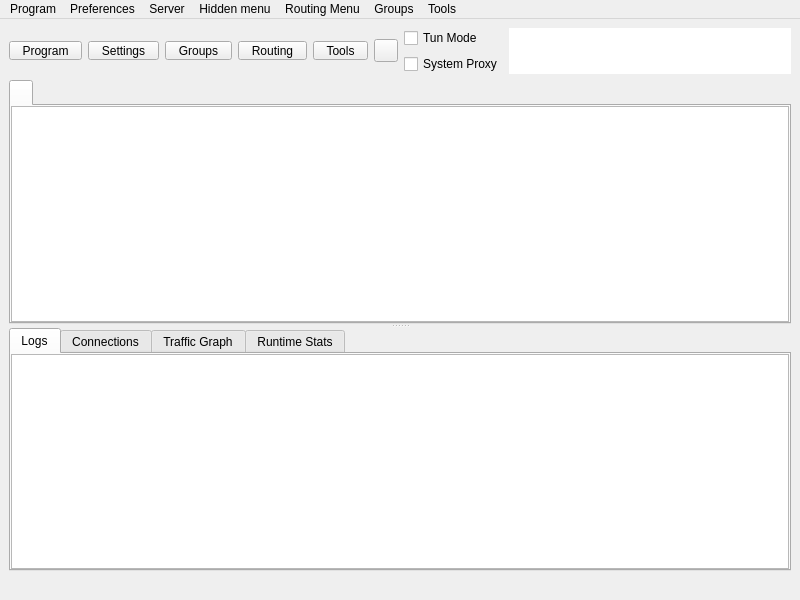
<?xml version="1.0" encoding="UTF-8"?>
<ui version="4.0">
 <class>MainWindow</class>
 <widget class="QMainWindow" name="MainWindow">
  <property name="geometry">
   <rect>
    <x>0</x>
    <y>0</y>
    <width>800</width>
    <height>600</height>
   </rect>
  </property>
  <property name="minimumSize">
   <size>
    <width>800</width>
    <height>600</height>
   </size>
  </property>
  <property name="windowTitle">
   <string notr="true">Throne</string>
  </property>
  <widget class="QWidget" name="centralwidget">
   <layout class="QVBoxLayout" name="verticalLayout_3" stretch="0,1,0">
    <item>
     <layout class="QHBoxLayout" name="horizontalLayout_2">
      <item>
       <widget class="QToolButton" name="toolButton_program">
        <property name="minimumSize">
         <size>
          <width>0</width>
          <height>0</height>
         </size>
        </property>
        <property name="styleSheet">
         <string notr="true">QToolButton {
    padding-left: 8px;
    padding-right: 8px;
}

/* The indicator shares the bottom row with the label (ToolButtonTextUnderIcon),
   so the widest button in any language is the tight one -- its text runs closest
   to the arrow. It fits because the drawn chevron only occupies the middle of
   its 16px subcontrol box, leaving ~14px clear at the button edge against the
   label's ~14.5px of slack. Don't pad the buttons to &quot;fix&quot; this: that widens
   all five for a gap only one of them ever needs (#1665). If a future
   translation looks cramped here, check that label first. */
QToolButton::menu-indicator {
    subcontrol-origin: border;
    subcontrol-position: bottom right;
    right: 2px;
    bottom: 3px;
}</string>
        </property>
        <property name="text">
         <string>Program</string>
        </property>
        <property name="icon">
         <iconset resource="../../res/Throne.qrc">
          <normaloff>:/icon/b-system-run.png</normaloff>:/icon/b-system-run.png</iconset>
        </property>
        <property name="iconSize">
         <size>
          <width>24</width>
          <height>24</height>
         </size>
        </property>
        <property name="popupMode">
         <enum>QToolButton::ToolButtonPopupMode::InstantPopup</enum>
        </property>
        <property name="toolButtonStyle">
         <enum>Qt::ToolButtonStyle::ToolButtonTextUnderIcon</enum>
        </property>
       </widget>
      </item>
      <item>
       <widget class="QToolButton" name="toolButton_preferences">
        <property name="minimumSize">
         <size>
          <width>0</width>
          <height>0</height>
         </size>
        </property>
        <property name="styleSheet">
         <string notr="true">QToolButton {
    padding-left: 8px;
    padding-right: 8px;
}

/* The indicator shares the bottom row with the label (ToolButtonTextUnderIcon),
   so the widest button in any language is the tight one -- its text runs closest
   to the arrow. It fits because the drawn chevron only occupies the middle of
   its 16px subcontrol box, leaving ~14px clear at the button edge against the
   label's ~14.5px of slack. Don't pad the buttons to &quot;fix&quot; this: that widens
   all five for a gap only one of them ever needs (#1665). If a future
   translation looks cramped here, check that label first. */
QToolButton::menu-indicator {
    subcontrol-origin: border;
    subcontrol-position: bottom right;
    right: 2px;
    bottom: 3px;
}</string>
        </property>
        <property name="text">
         <string>Settings</string>
        </property>
        <property name="icon">
         <iconset resource="../../res/Throne.qrc">
          <normaloff>:/icon/b-preferences.png</normaloff>:/icon/b-preferences.png</iconset>
        </property>
        <property name="iconSize">
         <size>
          <width>24</width>
          <height>24</height>
         </size>
        </property>
        <property name="popupMode">
         <enum>QToolButton::ToolButtonPopupMode::InstantPopup</enum>
        </property>
        <property name="toolButtonStyle">
         <enum>Qt::ToolButtonStyle::ToolButtonTextUnderIcon</enum>
        </property>
       </widget>
      </item>
      <item>
       <widget class="QToolButton" name="toolButton_testing">
        <property name="minimumSize">
         <size>
          <width>0</width>
          <height>0</height>
         </size>
        </property>
        <property name="styleSheet">
         <string notr="true">QToolButton {
    padding-left: 8px;
    padding-right: 8px;
}

/* The indicator shares the bottom row with the label (ToolButtonTextUnderIcon),
   so the widest button in any language is the tight one -- its text runs closest
   to the arrow. It fits because the drawn chevron only occupies the middle of
   its 16px subcontrol box, leaving ~14px clear at the button edge against the
   label's ~14.5px of slack. Don't pad the buttons to &quot;fix&quot; this: that widens
   all five for a gap only one of them ever needs (#1665). If a future
   translation looks cramped here, check that label first. */
QToolButton::menu-indicator {
    subcontrol-origin: border;
    subcontrol-position: bottom right;
    right: 2px;
    bottom: 3px;
}</string>
        </property>
        <property name="text">
         <string>Groups</string>
        </property>
        <property name="icon">
         <iconset resource="../../res/Throne.qrc">
          <normaloff>:/icon/b-testing-button.png</normaloff>:/icon/b-testing-button.png</iconset>
        </property>
        <property name="iconSize">
         <size>
          <width>24</width>
          <height>24</height>
         </size>
        </property>
        <property name="popupMode">
         <enum>QToolButton::ToolButtonPopupMode::InstantPopup</enum>
        </property>
        <property name="toolButtonStyle">
         <enum>Qt::ToolButtonStyle::ToolButtonTextUnderIcon</enum>
        </property>
       </widget>
      </item>
      <item>
       <widget class="QToolButton" name="toolButton_routing">
        <property name="minimumSize">
         <size>
          <width>0</width>
          <height>0</height>
         </size>
        </property>
        <property name="styleSheet">
         <string notr="true">QToolButton {
    padding-left: 8px;
    padding-right: 8px;
}

/* The indicator shares the bottom row with the label (ToolButtonTextUnderIcon),
   so the widest button in any language is the tight one -- its text runs closest
   to the arrow. It fits because the drawn chevron only occupies the middle of
   its 16px subcontrol box, leaving ~14px clear at the button edge against the
   label's ~14.5px of slack. Don't pad the buttons to &quot;fix&quot; this: that widens
   all five for a gap only one of them ever needs (#1665). If a future
   translation looks cramped here, check that label first. */
QToolButton::menu-indicator {
    subcontrol-origin: border;
    subcontrol-position: bottom right;
    right: 2px;
    bottom: 3px;
}</string>
        </property>
        <property name="text">
         <string>Routing</string>
        </property>
        <property name="icon">
         <iconset resource="../../res/Throne.qrc">
          <normaloff>:/icon/b-network-routing.png</normaloff>:/icon/b-network-routing.png</iconset>
        </property>
        <property name="iconSize">
         <size>
          <width>24</width>
          <height>24</height>
         </size>
        </property>
        <property name="popupMode">
         <enum>QToolButton::ToolButtonPopupMode::InstantPopup</enum>
        </property>
        <property name="toolButtonStyle">
         <enum>Qt::ToolButtonStyle::ToolButtonTextUnderIcon</enum>
        </property>
       </widget>
      </item>
      <item>
       <widget class="QToolButton" name="toolButton_tools">
        <property name="minimumSize">
         <size>
          <width>0</width>
          <height>0</height>
         </size>
        </property>
        <property name="styleSheet">
         <string notr="true">QToolButton {
    padding-left: 8px;
    padding-right: 8px;
}

/* The indicator shares the bottom row with the label (ToolButtonTextUnderIcon),
   so the widest button in any language is the tight one -- its text runs closest
   to the arrow. It fits because the drawn chevron only occupies the middle of
   its 16px subcontrol box, leaving ~14px clear at the button edge against the
   label's ~14.5px of slack. Don't pad the buttons to &quot;fix&quot; this: that widens
   all five for a gap only one of them ever needs (#1665). If a future
   translation looks cramped here, check that label first. */
QToolButton::menu-indicator {
    subcontrol-origin: border;
    subcontrol-position: bottom right;
    right: 2px;
    bottom: 3px;
}</string>
        </property>
        <property name="text">
         <string>Tools</string>
        </property>
        <property name="icon">
         <iconset resource="../../res/Throne.qrc">
          <normaloff>:/icon/b-tools-button.png</normaloff>:/icon/b-tools-button.png</iconset>
        </property>
        <property name="iconSize">
         <size>
          <width>24</width>
          <height>24</height>
         </size>
        </property>
        <property name="popupMode">
         <enum>QToolButton::ToolButtonPopupMode::InstantPopup</enum>
        </property>
        <property name="toolButtonStyle">
         <enum>Qt::ToolButtonStyle::ToolButtonTextUnderIcon</enum>
        </property>
       </widget>
      </item>
      <item>
       <widget class="StartStopButton" name="toolButton_startstop">
        <property name="focusPolicy">
         <enum>Qt::FocusPolicy::NoFocus</enum>
        </property>
        <property name="text">
         <string/>
        </property>
       </widget>
      </item>
      <item>
       <layout class="QVBoxLayout" name="verticalLayout_4">
        <item>
         <spacer name="verticalSpacer_modes_top">
          <property name="orientation">
           <enum>Qt::Orientation::Vertical</enum>
          </property>
          <property name="sizeHint" stdset="0">
           <size>
            <width>0</width>
            <height>0</height>
           </size>
          </property>
         </spacer>
        </item>
        <item>
         <widget class="QCheckBox" name="checkBox_VPN">
          <property name="sizePolicy">
           <sizepolicy hsizetype="Minimum" vsizetype="Minimum">
            <horstretch>0</horstretch>
            <verstretch>0</verstretch>
           </sizepolicy>
          </property>
          <property name="text">
           <string>Tun Mode</string>
          </property>
         </widget>
        </item>
        <item>
         <widget class="QCheckBox" name="checkBox_SystemProxy">
          <property name="text">
           <string>System Proxy</string>
          </property>
         </widget>
        </item>
        <item>
         <spacer name="verticalSpacer_modes_bottom">
          <property name="orientation">
           <enum>Qt::Orientation::Vertical</enum>
          </property>
          <property name="sizeHint" stdset="0">
           <size>
            <width>0</width>
            <height>0</height>
           </size>
          </property>
         </spacer>
        </item>
       </layout>
      </item>
      <item>
       <widget class="QTextBrowser" name="data_view">
        <property name="enabled">
         <bool>true</bool>
        </property>
        <property name="sizePolicy">
         <sizepolicy hsizetype="Expanding" vsizetype="Ignored">
          <horstretch>0</horstretch>
          <verstretch>0</verstretch>
         </sizepolicy>
        </property>
        <property name="minimumSize">
         <size>
          <width>0</width>
          <height>0</height>
         </size>
        </property>
        <property name="mouseTracking">
         <bool>false</bool>
        </property>
        <property name="focusPolicy">
         <enum>Qt::FocusPolicy::NoFocus</enum>
        </property>
        <property name="contextMenuPolicy">
         <enum>Qt::ContextMenuPolicy::NoContextMenu</enum>
        </property>
        <property name="acceptDrops">
         <bool>false</bool>
        </property>
        <property name="frameShape">
         <enum>QFrame::Shape::NoFrame</enum>
        </property>
        <property name="frameShadow">
         <enum>QFrame::Shadow::Sunken</enum>
        </property>
        <property name="verticalScrollBarPolicy">
         <enum>Qt::ScrollBarPolicy::ScrollBarAlwaysOff</enum>
        </property>
        <property name="horizontalScrollBarPolicy">
         <enum>Qt::ScrollBarPolicy::ScrollBarAlwaysOff</enum>
        </property>
        <property name="textInteractionFlags">
         <set>Qt::TextInteractionFlag::LinksAccessibleByKeyboard|Qt::TextInteractionFlag::LinksAccessibleByMouse</set>
        </property>
       </widget>
      </item>
     </layout>
    </item>
    <item>
     <widget class="QSplitter" name="splitter">
      <property name="orientation">
       <enum>Qt::Orientation::Vertical</enum>
      </property>
      <widget class="QTabWidget" name="tabWidget">
       <property name="currentIndex">
        <number>0</number>
       </property>
       <property name="documentMode">
        <bool>false</bool>
       </property>
       <property name="movable">
        <bool>true</bool>
       </property>
       <widget class="QWidget" name="widget1">
        <attribute name="title">
         <string/>
        </attribute>
        <layout class="QVBoxLayout" name="verticalLayout_tab1">
         <property name="leftMargin">
          <number>0</number>
         </property>
         <property name="topMargin">
          <number>0</number>
         </property>
         <property name="rightMargin">
          <number>0</number>
         </property>
         <property name="bottomMargin">
          <number>0</number>
         </property>
         <property name="spacing">
          <number>0</number>
         </property>
         <item>
          <widget class="ProfilesTableView" name="profilesTableView">
           <property name="contextMenuPolicy">
            <enum>Qt::ContextMenuPolicy::CustomContextMenu</enum>
           </property>
           <property name="editTriggers">
            <set>QAbstractItemView::EditTrigger::NoEditTriggers</set>
           </property>
           <property name="alternatingRowColors">
            <bool>true</bool>
           </property>
           <property name="selectionBehavior">
            <enum>QAbstractItemView::SelectionBehavior::SelectRows</enum>
           </property>
           <property name="horizontalScrollMode">
            <enum>QAbstractItemView::ScrollMode::ScrollPerPixel</enum>
           </property>
           <property name="wordWrap">
            <bool>false</bool>
           </property>
           <attribute name="horizontalHeaderMinimumSectionSize">
            <number>16</number>
           </attribute>
           <attribute name="horizontalHeaderHighlightSections">
            <bool>false</bool>
           </attribute>
           <attribute name="horizontalHeaderShowSortIndicator" stdset="0">
            <bool>false</bool>
           </attribute>
           <attribute name="verticalHeaderDefaultSectionSize">
            <number>30</number>
           </attribute>
          </widget>
         </item>
        </layout>
       </widget>
      </widget>
      <widget class="QWidget" name="aaaaaaaaaaaaaaaaaa">
       <layout class="QVBoxLayout" name="aaaaaaaaaaaa" stretch="0">
        <item>
         <widget class="QWidget" name="down_tab" native="true">
          <layout class="QVBoxLayout" name="verticalLayout">
           <property name="spacing">
            <number>0</number>
           </property>
           <property name="leftMargin">
            <number>0</number>
           </property>
           <property name="topMargin">
            <number>0</number>
           </property>
           <property name="rightMargin">
            <number>0</number>
           </property>
           <property name="bottomMargin">
            <number>0</number>
           </property>
           <item>
            <widget class="QTabWidget" name="stats_widget">
             <property name="autoFillBackground">
              <bool>true</bool>
             </property>
             <property name="tabPosition">
              <enum>QTabWidget::TabPosition::North</enum>
             </property>
             <property name="tabShape">
              <enum>QTabWidget::TabShape::Rounded</enum>
             </property>
             <property name="currentIndex">
              <number>0</number>
             </property>
             <property name="elideMode">
              <enum>Qt::TextElideMode::ElideNone</enum>
             </property>
             <property name="usesScrollButtons">
              <bool>true</bool>
             </property>
             <property name="documentMode">
              <bool>false</bool>
             </property>
             <property name="tabsClosable">
              <bool>false</bool>
             </property>
             <property name="movable">
              <bool>true</bool>
             </property>
             <property name="tabBarAutoHide">
              <bool>false</bool>
             </property>
             <widget class="QWidget" name="Logs">
              <property name="enabled">
               <bool>true</bool>
              </property>
              <attribute name="title">
               <string>Logs</string>
              </attribute>
              <layout class="QHBoxLayout" name="horizontalLayout_3" stretch="0">
               <property name="spacing">
                <number>0</number>
               </property>
               <property name="sizeConstraint">
                <enum>QLayout::SizeConstraint::SetDefaultConstraint</enum>
               </property>
               <property name="leftMargin">
                <number>0</number>
               </property>
               <property name="topMargin">
                <number>0</number>
               </property>
               <property name="rightMargin">
                <number>0</number>
               </property>
               <property name="bottomMargin">
                <number>0</number>
               </property>
               <item>
                <widget class="QTextBrowser" name="masterLogBrowser">
                 <property name="contextMenuPolicy">
                  <enum>Qt::ContextMenuPolicy::CustomContextMenu</enum>
                 </property>
                 <property name="openLinks">
                  <bool>false</bool>
                 </property>
                </widget>
               </item>
              </layout>
             </widget>
             <widget class="QWidget" name="connections_tab">
              <attribute name="title">
               <string>Connections</string>
              </attribute>
              <layout class="QHBoxLayout" name="horizontalLayout_4">
               <property name="spacing">
                <number>0</number>
               </property>
               <property name="sizeConstraint">
                <enum>QLayout::SizeConstraint::SetDefaultConstraint</enum>
               </property>
               <property name="leftMargin">
                <number>0</number>
               </property>
               <property name="topMargin">
                <number>0</number>
               </property>
               <property name="rightMargin">
                <number>0</number>
               </property>
               <property name="bottomMargin">
                <number>0</number>
               </property>
               <item>
                <widget class="QTreeView" name="connections">
                 <property name="autoFillBackground">
                  <bool>false</bool>
                 </property>
                </widget>
               </item>
              </layout>
             </widget>
             <widget class="QWidget" name="graph_tab">
              <attribute name="title">
               <string>Traffic Graph</string>
              </attribute>
              <layout class="QHBoxLayout" name="horizontalLayout_6">
               <property name="spacing">
                <number>0</number>
               </property>
               <property name="sizeConstraint">
                <enum>QLayout::SizeConstraint::SetDefaultConstraint</enum>
               </property>
               <property name="leftMargin">
                <number>0</number>
               </property>
               <property name="topMargin">
                <number>0</number>
               </property>
               <property name="rightMargin">
                <number>0</number>
               </property>
               <property name="bottomMargin">
                <number>0</number>
               </property>
              </layout>
             </widget>
             <widget class="QWidget" name="runtime_tab">
              <attribute name="title">
               <string>Runtime Stats</string>
              </attribute>
              <layout class="QHBoxLayout" name="horizontalLayout_7">
               <property name="spacing">
                <number>0</number>
               </property>
               <property name="sizeConstraint">
                <enum>QLayout::SizeConstraint::SetDefaultConstraint</enum>
               </property>
               <property name="leftMargin">
                <number>0</number>
               </property>
               <property name="topMargin">
                <number>0</number>
               </property>
               <property name="rightMargin">
                <number>0</number>
               </property>
               <property name="bottomMargin">
                <number>0</number>
               </property>
              </layout>
             </widget>
            </widget>
           </item>
          </layout>
         </widget>
        </item>
       </layout>
      </widget>
     </widget>
    </item>
    <item>
     <layout class="QHBoxLayout" name="horizontalLayout">
      <item>
       <widget class="QLabel" name="label_running">
        <property name="text">
         <string/>
        </property>
       </widget>
      </item>
      <item>
       <widget class="QLabel" name="label_inbound">
        <property name="text">
         <string/>
        </property>
        <property name="alignment">
         <set>Qt::AlignmentFlag::AlignLeading|Qt::AlignmentFlag::AlignLeft|Qt::AlignmentFlag::AlignVCenter</set>
        </property>
       </widget>
      </item>
      <item>
       <widget class="QLabel" name="label_speed">
        <property name="text">
         <string/>
        </property>
        <property name="alignment">
         <set>Qt::AlignmentFlag::AlignLeading|Qt::AlignmentFlag::AlignLeft|Qt::AlignmentFlag::AlignVCenter</set>
        </property>
       </widget>
      </item>
     </layout>
    </item>
   </layout>
  </widget>
  <widget class="QMenuBar" name="menubar">
   <property name="geometry">
    <rect>
     <x>0</x>
     <y>0</y>
     <width>800</width>
     <height>25</height>
    </rect>
   </property>
   <widget class="QMenu" name="menu_program">
    <property name="title">
     <string>Program</string>
    </property>
    <addaction name="actionHide_window"/>
    <addaction name="separator"/>
    <addaction name="menu_add_from_input"/>
    <addaction name="menu_add_from_clipboard"/>
    <addaction name="actionAdd_profile_from_File"/>
    <addaction name="menu_scan_qr"/>
    <addaction name="separator"/>
    <addaction name="actionStart_with_system"/>
    <addaction name="actionRemember_last_proxy"/>
    <addaction name="actionAllow_LAN"/>
    <addaction name="separator"/>
    <addaction name="actionRestart_Proxy"/>
    <addaction name="actionRestart_Program"/>
    <addaction name="menu_exit"/>
   </widget>
   <widget class="QMenu" name="menu_preferences">
    <property name="title">
     <string>Preferences</string>
    </property>
    <addaction name="menu_basic_settings"/>
    <addaction name="menu_routing_settings"/>
    <addaction name="menu_vpn_settings"/>
    <addaction name="menu_preset_settings"/>
    <addaction name="menu_hotkey_settings"/>
    <addaction name="menu_open_config_folder"/>
   </widget>
   <widget class="QMenu" name="menu_server">
    <property name="title">
     <string>Server</string>
    </property>
    <widget class="QMenu" name="menu_share_item">
     <property name="title">
      <string>Share</string>
     </property>
     <addaction name="menu_qr"/>
     <addaction name="menu_export_config"/>
     <addaction name="actionExport_Xray_config"/>
     <addaction name="separator"/>
     <addaction name="menu_copy_links"/>
     <addaction name="menu_copy_links_nkr"/>
     <addaction name="actionCopy_Test_Result"/>
    </widget>
    <addaction name="menu_add_from_input"/>
    <addaction name="menu_add_from_clipboard"/>
    <addaction name="actionAdd_profile_from_File"/>
    <addaction name="menu_scan_qr"/>
    <addaction name="separator"/>
    <addaction name="menu_start"/>
    <addaction name="menu_stop"/>
    <addaction name="menu_share_item"/>
    <addaction name="menu_delete"/>
    <addaction name="separator"/>
    <addaction name="menu_select_all"/>
    <addaction name="menu_clone"/>
    <addaction name="separator"/>
    <addaction name="actionUrl_Test_Selected"/>
    <addaction name="actionSpeedtest_Selected"/>
    <addaction name="actionResolve_Selected_Out_IP"/>
    <addaction name="menu_resolve_selected"/>
    <addaction name="actionClear_Test_Result"/>
    <addaction name="menu_reset_traffic"/>
   </widget>
   <widget class="QMenu" name="menuHidden_menu">
    <property name="title">
     <string>Hidden menu</string>
    </property>
    <widget class="QMenu" name="menu_spmode">
     <property name="title">
      <string>Operation Mode</string>
     </property>
     <addaction name="menu_spmode_system_proxy"/>
     <addaction name="menu_spmode_vpn"/>
    </widget>
    <addaction name="menu_update_subscription"/>
    <addaction name="menu_resolve_domain"/>
    <addaction name="menu_remove_invalid"/>
    <addaction name="actionUrl_Test_Group"/>
    <addaction name="menu_remove_unavailable"/>
    <addaction name="menu_clear_test_result"/>
    <addaction name="menu_delete_repeat"/>
    <addaction name="actionSpeedtest_Group"/>
    <addaction name="actionResolve_Out_IP"/>
    <addaction name="actionRefresh_Column_Widths"/>
    <addaction name="menu_spmode"/>
   </widget>
   <widget class="QMenu" name="menuRouting_Menu">
    <property name="title">
     <string>Routing Menu</string>
    </property>
   </widget>
   <widget class="QMenu" name="menuTools">
    <property name="title">
     <string>Tools</string>
    </property>
    <addaction name="actionAuto_Selector"/>
    <addaction name="menu_open_dashboard"/>
    <addaction name="actionSpeedtest_Current"/>
    <addaction name="separator"/>
    <addaction name="menu_otp_manager"/>
    <addaction name="menu_scanner"/>
    <addaction name="separator"/>
    <addaction name="actionTraffic_Stats"/>
    <addaction name="actionCheck_For_Update"/>
   </widget>
   <widget class="QMenu" name="menuTesting">
    <property name="title">
     <string>Groups</string>
    </property>
    <widget class="QMenu" name="menu_clean_up">
     <property name="title">
      <string>Clean up</string>
     </property>
     <addaction name="menu_delete_repeat"/>
     <addaction name="menu_remove_unavailable"/>
     <addaction name="menu_remove_invalid"/>
     <addaction name="menu_remove_insecure"/>
    </widget>
    <addaction name="menu_manage_groups"/>
    <addaction name="actionAdd_New_Group"/>
    <addaction name="actionEdit_Group"/>
    <addaction name="actionDelete_Group"/>
    <addaction name="separator"/>
    <addaction name="actionUrl_Test_Group"/>
    <addaction name="actionSpeedtest_Group"/>
    <addaction name="actionResolve_Out_IP"/>
    <addaction name="menu_resolve_domain"/>
    <addaction name="menu_clear_test_result"/>
    <addaction name="separator"/>
    <addaction name="menu_update_subscription"/>
    <addaction name="actionUpdate_All_Subscriptions"/>
    <addaction name="menu_clean_up"/>
    <addaction name="separator"/>
   </widget>
   <addaction name="menu_program"/>
   <addaction name="menu_preferences"/>
   <addaction name="menu_server"/>
   <addaction name="menuHidden_menu"/>
   <addaction name="menuRouting_Menu"/>
   <addaction name="menuTesting"/>
   <addaction name="menuTools"/>
  </widget>
  <action name="menu_exit">
   <property name="text">
    <string>Exit</string>
   </property>
  </action>
  <action name="actionShow_window">
   <property name="text">
    <string>Show Window</string>
   </property>
  </action>
  <action name="menu_basic_settings">
   <property name="text">
    <string>Basic Settings</string>
   </property>
  </action>
  <action name="menu_add_from_input">
   <property name="text">
    <string>New profile</string>
   </property>
   <property name="shortcut">
    <string notr="true">Ctrl+N</string>
   </property>
  </action>
  <action name="menu_manage_groups">
   <property name="text">
    <string>Manage Groups</string>
   </property>
  </action>
  <action name="menu_start">
   <property name="text">
    <string>Start</string>
   </property>
   <property name="shortcut">
    <string notr="true">Return</string>
   </property>
  </action>
  <action name="menu_stop">
   <property name="text">
    <string>Stop</string>
   </property>
   <property name="shortcut">
    <string notr="true">Ctrl+S</string>
   </property>
  </action>
  <action name="menu_routing_settings">
   <property name="text">
    <string>Routing Settings</string>
   </property>
  </action>
  <action name="menu_add_from_clipboard">
   <property name="text">
    <string>Add profile from clipboard</string>
   </property>
   <property name="shortcut">
    <string notr="true">Ctrl+V</string>
   </property>
  </action>
  <action name="menu_delete">
   <property name="text">
    <string>Delete</string>
   </property>
   <property name="shortcut">
    <string notr="true">Del</string>
   </property>
  </action>
  <action name="menu_profile_debug_info">
   <property name="text">
    <string>Debug Info</string>
   </property>
  </action>
  <action name="menu_qr">
   <property name="text">
    <string>QR Code and link</string>
   </property>
  </action>
  <action name="menu_copy_link">
   <property name="text">
    <string>Copy Link</string>
   </property>
  </action>
  <action name="menu_tcp_ping">
   <property name="text">
    <string notr="true">Tcp Ping</string>
   </property>
   <property name="shortcut">
    <string notr="true">Ctrl+Shift+T</string>
   </property>
  </action>
  <action name="menu_url_test">
   <property name="text">
    <string notr="true">Url Test</string>
   </property>
   <property name="shortcut">
    <string notr="true">Ctrl+Shift+U</string>
   </property>
  </action>
  <action name="menu_clear_test_result">
   <property name="text">
    <string>Clear Group test result</string>
   </property>
   <property name="shortcut">
    <string notr="true">Ctrl+Shift+C</string>
   </property>
  </action>
  <action name="menu_export_config">
   <property name="text">
    <string>Export Sing-box config</string>
   </property>
   <property name="shortcut">
    <string notr="true">Ctrl+E</string>
   </property>
  </action>
  <action name="menu_reset_traffic">
   <property name="text">
    <string>Reset Traffic</string>
   </property>
   <property name="shortcut">
    <string notr="true">Ctrl+R</string>
   </property>
  </action>
  <action name="menu_scan_qr">
   <property name="text">
    <string>Scan QR Code</string>
   </property>
   <property name="shortcut">
    <string notr="true">Ctrl+Shift+Q</string>
   </property>
  </action>
  <action name="menu_spmode_system_proxy">
   <property name="checkable">
    <bool>true</bool>
   </property>
   <property name="text">
    <string>System Proxy</string>
   </property>
  </action>
  <action name="menu_spmode_disabled">
   <property name="checkable">
    <bool>true</bool>
   </property>
   <property name="text">
    <string>Disable</string>
   </property>
  </action>
  <action name="menu_delete_repeat">
   <property name="text">
    <string>Remove Duplicates</string>
   </property>
   <property name="shortcut">
    <string notr="true">Ctrl+Shift+D</string>
   </property>
  </action>
  <action name="actionfake">
   <property name="text">
    <string>fake</string>
   </property>
   <property name="visible">
    <bool>false</bool>
   </property>
  </action>
  <action name="menu_move">
   <property name="text">
    <string>Move</string>
   </property>
   <property name="shortcut">
    <string notr="true">Ctrl+M</string>
   </property>
  </action>
  <action name="actionStart_with_system">
   <property name="checkable">
    <bool>true</bool>
   </property>
   <property name="text">
    <string>Start with system</string>
   </property>
  </action>
  <action name="actionRemember_last_proxy">
   <property name="checkable">
    <bool>true</bool>
   </property>
   <property name="text">
    <string>Remember last profile</string>
   </property>
  </action>
  <action name="actionAllow_LAN">
   <property name="checkable">
    <bool>true</bool>
   </property>
   <property name="text">
    <string>Allow other devices to connect</string>
   </property>
  </action>
  <action name="menu_remove_unavailable">
   <property name="text">
    <string>Remove Unavailable</string>
   </property>
   <property name="shortcut">
    <string notr="true">Ctrl+Shift+R</string>
   </property>
  </action>
  <action name="menu_full_test">
   <property name="text">
    <string>Full Test</string>
   </property>
   <property name="shortcut">
    <string notr="true">Ctrl+Shift+F</string>
   </property>
  </action>
  <action name="menu_hotkey_settings">
   <property name="text">
    <string>Hotkey Settings</string>
   </property>
  </action>
  <action name="menu_select_all">
   <property name="text">
    <string>Select All</string>
   </property>
   <property name="shortcut">
    <string notr="true">Ctrl+A</string>
   </property>
  </action>
  <action name="menu_copy_links_nkr">
   <property name="text">
    <string>Copy links of selected (Deep Links)</string>
   </property>
   <property name="shortcut">
    <string notr="true">Ctrl+Alt+C</string>
   </property>
  </action>
  <action name="actionfake_2">
   <property name="text">
    <string>fake</string>
   </property>
   <property name="visible">
    <bool>false</bool>
   </property>
  </action>
  <action name="actionfake_3">
   <property name="text">
    <string>fake</string>
   </property>
   <property name="visible">
    <bool>false</bool>
   </property>
  </action>
  <action name="menu_copy_links">
   <property name="text">
    <string>Copy links of selected</string>
   </property>
   <property name="shortcut">
    <string notr="true">Ctrl+C</string>
   </property>
  </action>
  <action name="menu_spmode_vpn">
   <property name="checkable">
    <bool>true</bool>
   </property>
   <property name="text">
    <string>Tun Mode</string>
   </property>
  </action>
  <action name="menu_clone">
   <property name="text">
    <string>Clone</string>
   </property>
   <property name="shortcut">
    <string notr="true">Ctrl+D</string>
   </property>
  </action>
  <action name="menu_update_subscription">
   <property name="text">
    <string>Update subscription</string>
   </property>
   <property name="shortcut">
    <string notr="true">Ctrl+U</string>
   </property>
   <property name="visible">
    <bool>true</bool>
   </property>
  </action>
  <action name="menu_resolve_domain">
   <property name="text">
    <string>Resolve Domain for group</string>
   </property>
   <property name="shortcut">
    <string notr="true">Ctrl+Shift+I</string>
   </property>
  </action>
  <action name="menu_vpn_settings">
   <property name="text">
    <string>Tun Settings</string>
   </property>
  </action>
  <action name="menu_preset_settings">
   <property name="text">
    <string>Preset Settings</string>
   </property>
  </action>
  <action name="menu_otp_manager">
   <property name="text">
    <string>OTP Manager</string>
   </property>
  </action>
  <action name="menu_scanner">
   <property name="text">
    <string>IP Scanner</string>
   </property>
  </action>
  <action name="actionRestart_Program">
   <property name="text">
    <string>Restart Program</string>
   </property>
  </action>
  <action name="menu_open_config_folder">
   <property name="text">
    <string>Open Config Folder</string>
   </property>
  </action>
  <action name="menu_open_dashboard">
   <property name="text">
    <string>Open Web dashboard</string>
   </property>
  </action>
  <action name="actionfake_4">
   <property name="text">
    <string notr="true">fake</string>
   </property>
   <property name="visible">
    <bool>false</bool>
   </property>
  </action>
  <action name="actionfake_5">
   <property name="text">
    <string notr="true">fake</string>
   </property>
   <property name="visible">
    <bool>false</bool>
   </property>
  </action>
  <action name="actionRestart_Proxy">
   <property name="text">
    <string>Restart Core</string>
   </property>
  </action>
  <action name="menu_stop_testing">
   <property name="text">
    <string>Stop Testing</string>
   </property>
   <property name="shortcut">
    <string notr="true">Ctrl+.</string>
   </property>
  </action>
  <action name="actionUrl_Test_Selected">
   <property name="text">
    <string>Url Test Selected</string>
   </property>
   <property name="shortcut">
    <string notr="true">Ctrl+Shift+S</string>
   </property>
   <property name="visible">
    <bool>true</bool>
   </property>
  </action>
  <action name="actionUrl_Test_Group">
   <property name="enabled">
    <bool>true</bool>
   </property>
   <property name="text">
    <string>Url Test Group</string>
   </property>
   <property name="shortcut">
    <string notr="true">Ctrl+Shift+G</string>
   </property>
   <property name="visible">
    <bool>true</bool>
   </property>
  </action>
  <action name="menu_resolve_selected">
   <property name="text">
    <string>Resolve Selected Domain</string>
   </property>
   <property name="visible">
    <bool>true</bool>
   </property>
  </action>
  <action name="menu_remove_invalid">
   <property name="text">
    <string>Remove Invalid</string>
   </property>
   <property name="shortcut">
    <string notr="true">Ctrl+Alt+I</string>
   </property>
   <property name="menuRole">
    <enum>QAction::MenuRole::TextHeuristicRole</enum>
   </property>
  </action>
  <action name="menu_remove_insecure">
   <property name="text">
    <string>Remove Insecure Configs</string>
   </property>
   <property name="menuRole">
    <enum>QAction::MenuRole::TextHeuristicRole</enum>
   </property>
  </action>
  <action name="menu_open_routing_manager">
   <property name="text">
    <string>Open Manager</string>
   </property>
  </action>
  <action name="actionSpeedtest_Current">
   <property name="text">
    <string>Speedtest Current</string>
   </property>
   <property name="shortcut">
    <string notr="true">F6</string>
   </property>
  </action>
  <action name="actionSpeedtest_Selected">
   <property name="text">
    <string>Speedtest Selected</string>
   </property>
   <property name="shortcut">
    <string notr="true">Ctrl+Shift+P</string>
   </property>
  </action>
  <action name="actionSpeedtest_Group">
   <property name="text">
    <string>Speedtest Group</string>
   </property>
   <property name="shortcut">
    <string notr="true">Ctrl+Alt+P</string>
   </property>
  </action>
  <action name="actionHide_window">
   <property name="text">
    <string>Hide window</string>
   </property>
   <property name="shortcut">
    <string notr="true">Ctrl+H</string>
   </property>
  </action>
  <action name="actionAdd_profile_from_File">
   <property name="text">
    <string>Add profile from File(s)</string>
   </property>
   <property name="shortcut">
    <string notr="true">Ctrl+O</string>
   </property>
  </action>
  <action name="actionResolve_Out_IP">
   <property name="text">
    <string>Resolve out IP for group</string>
   </property>
  </action>
  <action name="actionAdd_New_Group">
   <property name="text">
    <string>Add new Group</string>
   </property>
  </action>
  <action name="actionEdit_Group">
   <property name="text">
    <string>Edit current Group</string>
   </property>
  </action>
  <action name="actionDelete_Group">
   <property name="text">
    <string>Delete current Group</string>
   </property>
  </action>
  <action name="actionUpdate_All_Subscriptions">
   <property name="text">
    <string>Update all subscriptions</string>
   </property>
  </action>
  <action name="actionResolve_Selected_Out_IP">
   <property name="text">
    <string>Resolve Selected Out IP</string>
   </property>
  </action>
  <action name="actionRefresh_Column_Widths">
   <property name="text">
    <string>Refresh Column Widths</string>
   </property>
  </action>
  <action name="actionExport_Xray_config">
   <property name="text">
    <string>Export Xray config</string>
   </property>
  </action>
  <action name="actionCopy_Test_Result">
   <property name="text">
    <string>Copy Test Result</string>
   </property>
  </action>
  <action name="actionClear_Test_Result">
   <property name="text">
    <string>Clear Test Result</string>
   </property>
  </action>
  <action name="actionRuntime_Stats">
   <property name="text">
    <string>Runtime Stats</string>
   </property>
  </action>
  <action name="actionAuto_Selector">
   <property name="text">
    <string>Auto Selector Stats</string>
   </property>
   <property name="visible">
    <bool>false</bool>
   </property>
  </action>
  <action name="actionTraffic_Stats">
   <property name="text">
    <string>Traffic Stats</string>
   </property>
  </action>
  <action name="actionCheck_For_Update">
   <property name="text">
    <string>Check For Update</string>
   </property>
  </action>
  <action name="actionUpdate_Rule_Sets">
   <property name="text">
    <string>Update Rule-Sets</string>
   </property>
  </action>
 </widget>
 <customwidgets>
  <customwidget>
   <class>ProfilesTableView</class>
   <extends>QTableView</extends>
   <header>include/ui/utils/ProfilesTableView.h</header>
  </customwidget>
  <customwidget>
   <class>StartStopButton</class>
   <extends>QToolButton</extends>
   <header>include/ui/widget/StartStopButton.hpp</header>
  </customwidget>
 </customwidgets>
 <resources>
  <include location="../../res/Throne.qrc"/>
 </resources>
 <connections/>
</ui>
